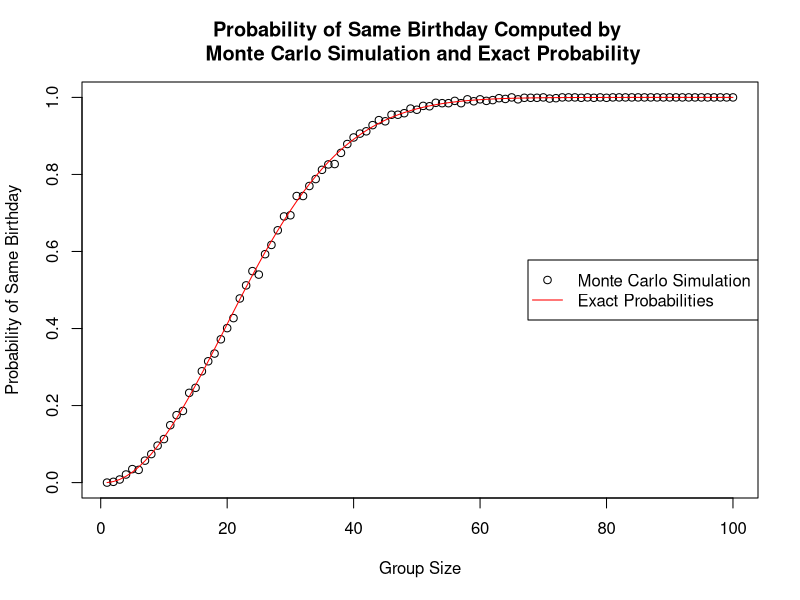
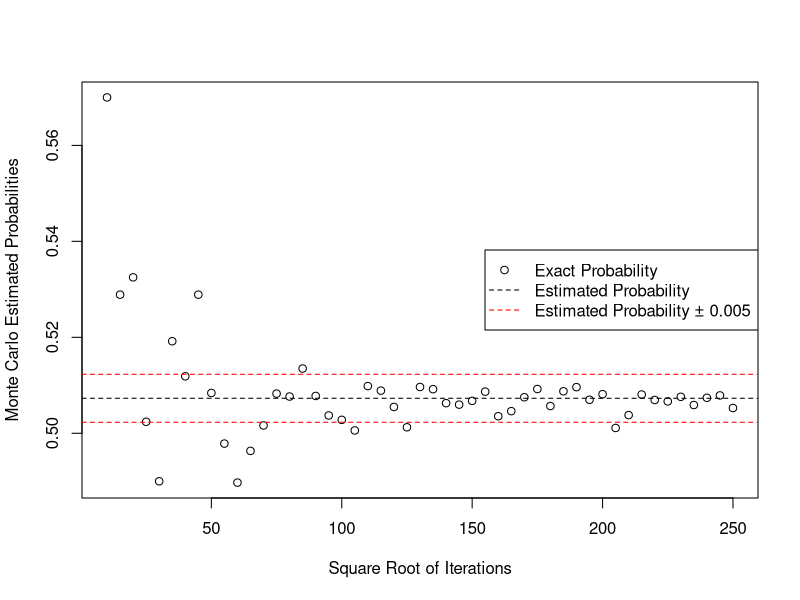
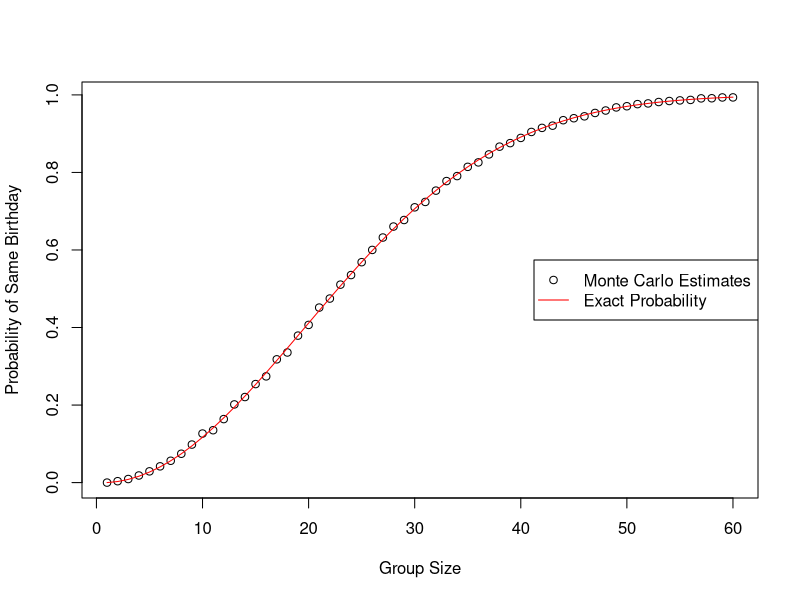
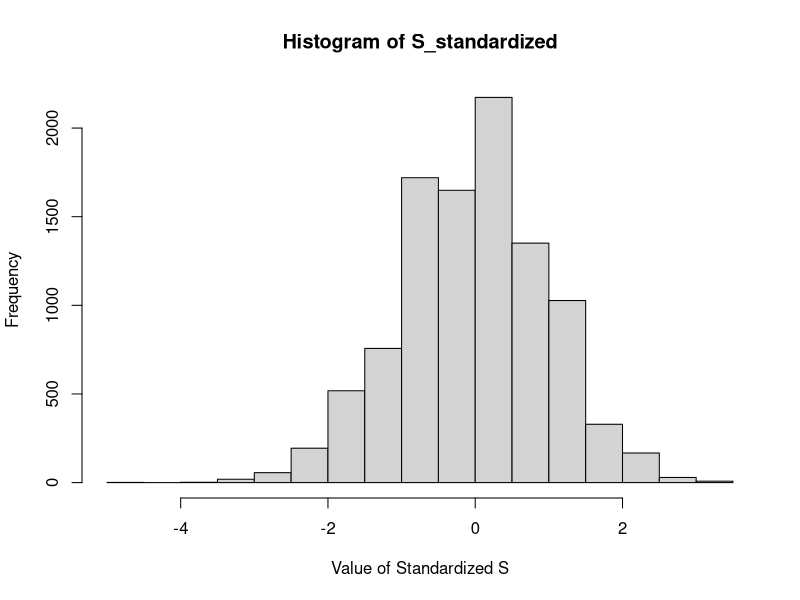
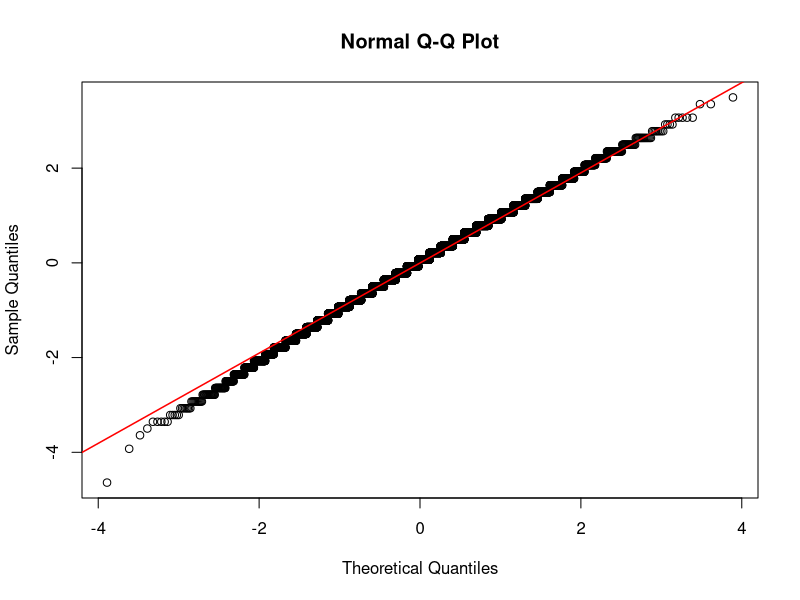

R code for these plots, in order:
## ---- chunk 1
same_birthday <- function(n){ 
  birthday <- sample(1:365, size = n, replace = TRUE)
  return(any(duplicated(birthday)))
} 
## ---- chunk 2
set.seed(2025)
B <- 10^3
## Your code here
simulations_N_50 <- replicate(B,same_birthday(50))
prob_same_birth <- mean(simulations_N_50)
print(prob_same_birth)
## ---- chunk 3
set.seed(1997)
compute_prob <- function(n, B = 10^3){ 
 ## Your code here
  simulations_n <- replicate(B, same_birthday(n))
  mean(simulations_n)
} 
## Your code here
numbers <- 1:100
probs_same_birth <- sapply(numbers, compute_prob)
group_size_chances_50 <- min(numbers[which(probs_same_birth > 0.5)])
print(group_size_chances_50)
## ---- chunk 4
exact_prob <- function(n){ 
 ## Your code here
  return(1 - prod((365 - 0:(n-1)) / 365))
  
} 
## Your code here
exact_probs <- sapply(numbers, exact_prob)

plot(numbers, probs_same_birth, xlab = "Group Size", ylab = "Probability of Same Birthday", main = "Probability of Same Birthday Computed by \n Monte Carlo Simulation and Exact Probability")
lines(numbers, exact_probs, col = "red")
legend("right", legend = c("Monte Carlo Simulation", "Exact Probabilities"), col = c("black","red"),pch = c(1, NA), lty = c(NA,1))
## ---- chunk 5
set.seed(1998)
B <- seq(10, 250, 5)^2
## Your code here
pm <- 0.005
exact_prob_23 <- exact_prob(23)
ub <- exact_prob_23 + pm
lb <- exact_prob_23 - pm
Monte_Carlos_estimated <- sapply(B, function(B) compute_prob(23,B))

plot(sqrt(B), Monte_Carlos_estimated, xlab = "Square Root of Iterations", ylab = "Monte Carlo Estimated Probabilities")
abline(h = exact_prob_23, lty = 2)
abline(h = ub, col = "red", lty = 2)
abline(h = lb, col = "red" ,lty = 2)
legend("right", legend = c("Exact Probability","Estimated Probability", "Estimated Probability ± 0.005"), col = c("black","black","red"), pch = c(1,NA,NA), lty = c(NA, 2, 2))

## ---- chunk 6
n <- seq(1,60) 
## Your code here
Num_iterations <- 10000
MonteCarlos_estimates <- sapply(n, function(n) compute_prob(n,Num_iterations))
exact_probs_10000 <- sapply(n, exact_prob)

plot(n, MonteCarlos_estimates, xlab = "Group Size", ylab = "Probability of Same Birthday")
lines(n, exact_probs_10000, col = "red")
legend("right", legend = c("Monte Carlo Estimates", "Exact Probability"), col = c("black", "red"), pch = c(1,NA), lty = c(NA,1))
## ---- chunk 7
n <- 1
## Your code here
result <- c(1, -17)
probability <- c(18/19, 1/19)
winnings <- sample(result, n, replace = TRUE, prob = probability)
print(winnings)
## ---- chunk 8
set.seed(2025)
n <- 1000
## Your code here
Num_trials <- 10000
Monte_Carlo_Simulation_casino <- replicate(Num_trials, sum(sample(result, n, replace = TRUE, prob = probability)))
Probability_Casino_lose <- mean(Monte_Carlo_Simulation_casino < 0)
print(Probability_Casino_lose)
## ---- chunk 9
## Your code here
S <- replicate(Num_trials, sum(sample(result, n, replace = TRUE, prob = probability)))
Expected_S <- mean(S)
print(Expected_S)
## ---- chunk 10
## Your code here
SE_S <- sd(S)
print(SE_S)
## ---- chunk 11
## Your code here
S_standardized <- (S - mean(S)) / sd(S)

hist(S_standardized,xlab = "Value of Standardized S")
qqnorm(S_standardized)
qqline(S_standardized, col = "red", lty = 1, lwd = 1.5)
## ---- chunk 12
## Your code here
Casino_profit_probability <- mean(S > 0)
print(Casino_profit_probability)
## ---- chunk 13
## Your code here
Expected_X <- 1 * 18/19 + (-17) * 1/19
SE_X <- sqrt(1^2 * 18/19 + (-17)^2 * 1/19)
Z_score <- qnorm(0.01)
number_on_green <- ceiling(((abs(Z_score) * SE_X) / Expected_X)^2)
print(number_on_green)

trials <- 10000
winnings <- replicate(trials, {
  casino_lose <- rbinom(1, 31881, prob = 1/19)
  31881 - 17 * casino_lose
})

probability_of_lose <- mean(winnings < 0)
print(probability_of_lose)

